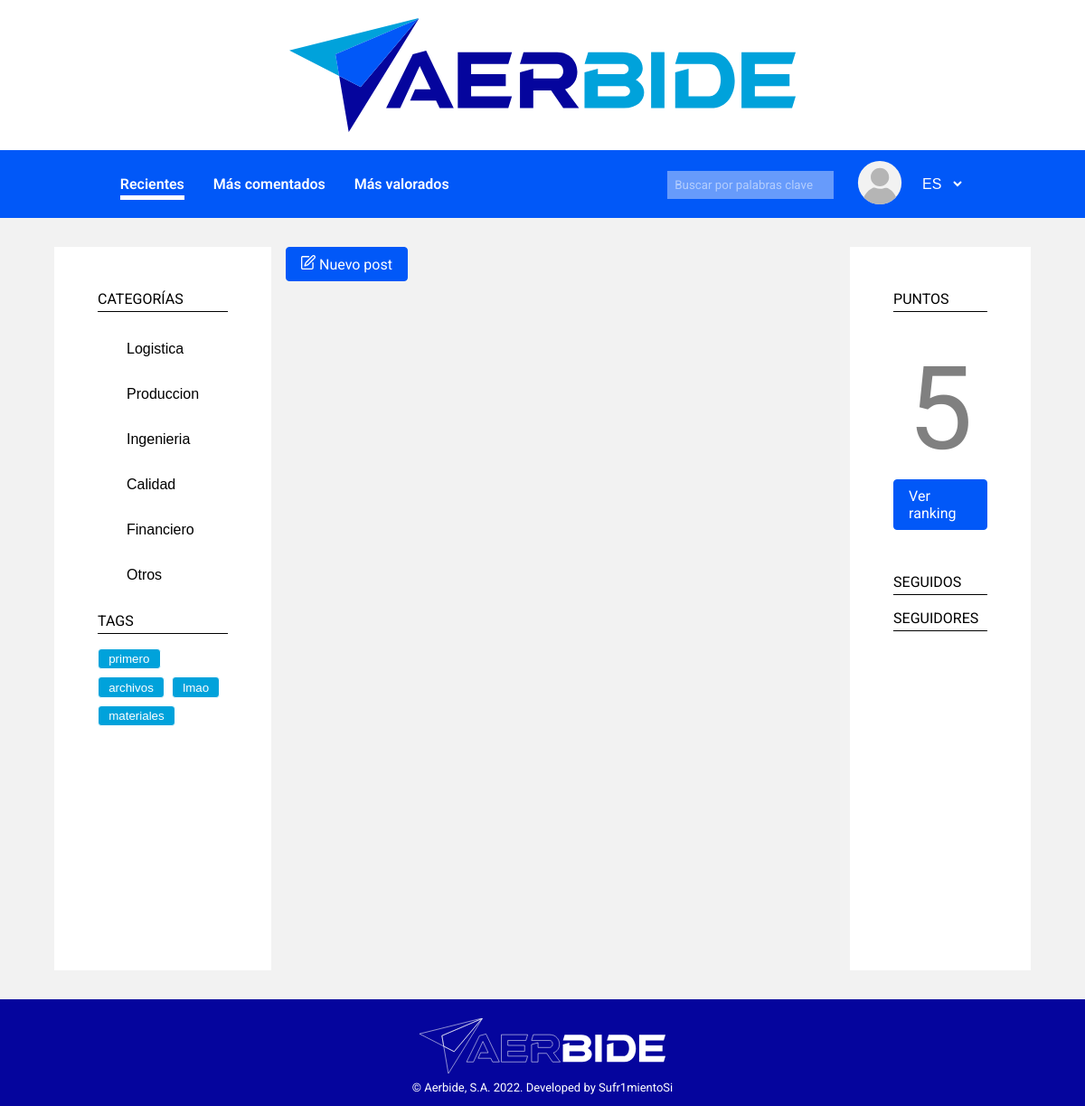
Screenshot of /index.php (signed in) with the database file from the repository.
### tables this page shows
CREATE TABLE `categories` (
  `id` int(11) NOT NULL,
  `name` varchar(255) NOT NULL
);

CREATE TABLE `tags` (
  `id` int(11) NOT NULL,
  `name` varchar(255) NOT NULL,
  `counter` int(11) NOT NULL
);

CREATE TABLE `users` (
  `id` int(11) NOT NULL,
  `username` varchar(255) NOT NULL,
  `name` varchar(255) NOT NULL,
  `surname` varchar(255) DEFAULT NULL,
  `image` varchar(255) DEFAULT NULL,
  `date` date NOT NULL DEFAULT current_timestamp(),
  `points` int(11) NOT NULL DEFAULT 0,
  `job` varchar(64) DEFAULT NULL,
  `passwd` varchar(255) NOT NULL
);

### src/index.php (called while the page is built, shortened)
<?php
require_once "app/__include.inc.php";
include_views([
    "views/header.view.php",
    "views/main_content.view.php",
    "views/footer.view.php"
]);
?>

### src/app/db/repositories/category_repo.inc.php (called while the page is built, shortened)
<?php
abstract class CategoryRepository {
    public static function getAllCategories(): array {
        global $db;
        $categs = [];
        $sql = 'SELECT * FROM categories';
        $statement = $db->prepare($sql);
        $statement->setFetchMode(PDO::FETCH_ASSOC);
        $statement->execute();
        while (($data = $statement->fetch())) {
            $categs[] = new CategoryEntity(
                intval($data['id']),
                $data['name']
            );
        }
        return $categs;
    }
}

### src/app/db/entities/category_entity.inc.php (called while the page is built)
<?php
class CategoryEntity {
    private $id;
    private $name;
    public function __construct(int $id, string $name) {
        $this->id = $id;
        $this->name = $name;
    }
    public function getId(): int {
        return $this->id;
    }
    public function getName(): string {
        return $this->name;
    }
}

### src/app/db/repositories/tag_repo.inc.php (called while the page is built, shortened)
<?php
abstract class TagRepository {
    public static function getAllTags(int $limit = 10): array{
        global $db;
        $tags = [];
        $sql = "SELECT * FROM tags ORDER BY counter DESC LIMIT $limit";
        $statement = $db->prepare($sql);
        $statement->setFetchMode(PDO::FETCH_ASSOC);
        $statement->execute();
        while ($data = $statement->fetch()) {
            $tags[] = new TagEntity(
                intval($data['id']),
                $data['name'],
                intval($data['counter'])
            );
        }
        return $tags;
    }
}

### src/app/db/entities/tag_entity.inc.php (called while the page is built, shortened)
<?php
class TagEntity {
    private $id;
    private $name;
    public function __construct(int $id, string $name, int $counter) {
        $this->id = $id;
        $this->name = strtolower($name);
    }
    public function getId(): int {
        return $this->id;
    }
    public function getName(): string {
        return $this->name;
    }
}

### src/app/session.inc.php (called while the page is built, shortened)
<?php
class SessionManager {
    private $currentUser;
    public function __construct() {
        $this->get_current_user();
    }
    private function get_current_user() {
        $id = $this->get('_uid');
        if (is_int($id)) {
            $this->currentUser = UserRepository::getUserById($id);
        }
    }
    public function get(string $key): mixed {
        return array_key_exists($key, $_SESSION) ? $_SESSION[$key] : null;
    }
    public function getCurrentUser(): UserEntity|null {
        return $this->currentUser;
    }
}
$session = new SessionManager();

### src/app/db/repositories/user_repo.inc.php (called while the page is built, shortened)
<?php
abstract class UserRepository {
    private static function parseUserFromData(array $data) : UserEntity {
        return new UserEntity(
            $data['id'],
            $data['username'],
            $data['name'],
            $data['surname'],
            $data['image'],
            strtotime($data['date']),
            $data['points'],
            $data['job'],
            $data['passwd']
        );
    }
    public static function getUserById(int $id): UserEntity|null {
        global $db;
        $sql = 'SELECT * FROM users WHERE id = :id';
        $statement = $db->prepare($sql);
        $statement->setFetchMode(PDO::FETCH_ASSOC);
        $statement->execute([
            ':id' => $id
        ]);
        if (($data = $statement->fetch())) {
            return self::parseUserFromData($data);
        }
        return null;
    }
}

### src/app/__include.inc.php (called while the page is built, shortened)
<?php
require_once "session.inc.php";
require_once "utils.inc.php";

### src/app/db/entities/user_entity.inc.php (called while the page is built, shortened)
<?php
class UserEntity {
    private $points;
    public function __construct(int $id, string $username, string $name, string|null $surname, string|null $image,
        int $date, int $points, string|null $job, string $passwd) {
            $this->points = $points;
    }
    public function getPoints(): int {
        return $this->points;
    }
}

### src/views/partials/sidebar_left.php (the view)
<aside class="sidebar-left">
    <div>
        <h3>CATEGORÍAS</h3>
        <ul>
            <?php foreach (CategoryRepository::getAllCategories() as $category): ?>
                <li>
                    <button class="aside-category" data-id="<?php echo $category->getId(); ?>">
                        <?php echo $category->getName(); ?>
                    </button>
                </li>
            <?php endforeach; ?>
        </ul>
    </div>
    <div>
        <h3>TAGS</h3>
        <ul class="tags-list">
            <?php foreach (TagRepository::getAllTags() as $tag): ?>
                <li>
                    <button class="tag" data-id="<?php echo $tag->getId(); ?>">
                        <?php echo $tag->getName(); ?>
                    </button>
                </li>
            <?php endforeach; ?>
        </ul>
    </div>
</aside>

### src/app/utils.inc.php (shortened to what this page needs)
<?php
function include_views(array $views) {
    echo '<!DOCTYPE html><html lang="es"><head>';
    echo '</head><body>';
    foreach ($views as $view) {
        include $view;
    }
    echo '</body></html>';
}

### src/views/partials/sidebar_right.php (shortened to what this page needs)
<aside class="sidebar-right">
    <div>
        <h3>puntos</h3>
        <div class="flex-container-column">
            <p class="points"><?php echo $GLOBALS['session']->getCurrentUser()->getPoints() ?></p>
            <a class="button-blue" href="/ranking.php">Ver ranking</a>
        </div>
    </div>
    <div>
        <h3>seguidos</h3>
    </div>
    <div>
        <h3>seguidores</h3>
    </div>
</aside>

### src/styles/global.css (style rules this page uses)
:root { --color-dark-blue: #05059d; --color-medium-blue: #0158f8; --color-light-blue: #00a2db; --color-search-blue: #679bfb; --color-light-grey: #f2f2f2; --color-dark-grey: #b5b5b5; }
* { padding: 0; margin: 0; box-sizing: border-box; }
body { font-family: 'Roboto', sans-serif; background-color: var(--color-light-grey); }
ul { list-style: none; }
h3 { color: black; }
a { color: black; text-decoration: none; }
.button-blue, .button-white, .button-dark-blue { text-decoration: none; font-size: 1rem; font-family: 'Roboto'; display: inline-block; border-radius: 0.25rem; overflow: hidden; padding: 0.5rem 1rem; margin: 0; transition: all 0.1s ease-in; }
.button-blue svg { width: 1rem; }
.button-blue, .button-white:hover { color: white; border: 0.1rem solid var(--color-medium-blue); background-color: var(--color-medium-blue); }
button { cursor: pointer; }
.tags-list { list-style: none; display: flex; flex-wrap: wrap; gap: 0.5rem; margin: 0.3rem 0; }
.tag { text-decoration: none; display: inline-block; font-weight: 400; border: 0.1rem solid white; border-radius: 0.25rem; background-color: var(--color-light-blue); color: white; overflow: hidden; padding: 0.2rem 0.7rem; margin: 0; }
.flex-container-column { display: flex; flex-direction: column; gap: 0.2rem; }

### src/styles/layout.css (style rules this page uses)
.content .sidebar-left { grid-area: l; }
.content .sidebar-right { grid-area: r; }

### src/styles/asides.css (style rules this page uses)
aside { width: 100%; height: 100%; background-color: white; padding: 3rem; }
aside > div { margin-bottom: 1rem; }
aside h3 { font-size: 1rem; font-weight: 400; text-transform: uppercase; padding-bottom: 0.25rem; margin-bottom: 1rem; border-bottom: 0.1rem solid black; }
aside ul li button.aside-category { border: none; font-size: 1rem; text-align: left; width: 100%; padding: 1rem 2rem; background-color: transparent; cursor: pointer; }
aside a.button-blue { width: fit-content; }
aside p.points { text-align: center; font-size: 8em; color: grey; padding: 1rem 1rem 0rem 1rem; }
aside .flex-container-column { justify-content: center; align-items: center; margin-bottom: 3rem; }

### src/styles/user.css (style rules this page uses)
.points { font-size: 3rem; color: grey; }

### rows the page displays
categories: name "Logistica"
categories: name "Produccion"
categories: name "Ingenieria"
categories: name "Calidad"
categories: name "Financiero"
categories: name "Otros"
tags: name "primero"
tags: name "archivos"
tags: name "lmao"
tags: name "materiales"
users: points "5"

### other values shown
form field value "ES"
